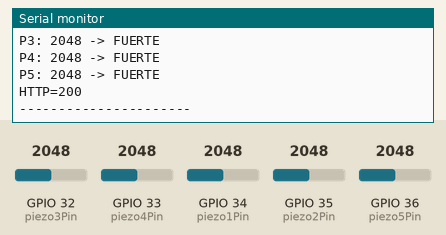
This program was run on a simulated ESP32. On the bench: the last lines printed to the serial monitor. The test bench sets the inputs (shaded band); at power-on: GPIO 32 (piezo3Pin) = 2048, GPIO 33 (piezo4Pin) = 2048, GPIO 34 (piezo1Pin) = 2048, GPIO 35 (piezo2Pin) = 2048, GPIO 36 (piezo5Pin) = 2048 (analog values on the 0–4095 scale). WiFi joins after 1.5 s; servers stay silent unless stated; uploads are accepted with an empty reply.

Above: at 2.7 s.
2.8 s: GPIO 32 (piezo3Pin) set to 860
At 2.87 s:
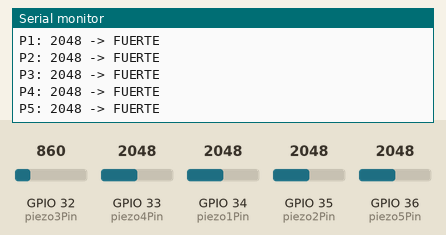
5.8 s: GPIO 33 (piezo4Pin) set to 2866
At 6.48 s:
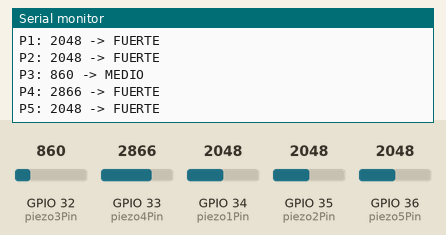
7.3 s: GPIO 34 (piezo1Pin) set to 2866
At 8.5 s:
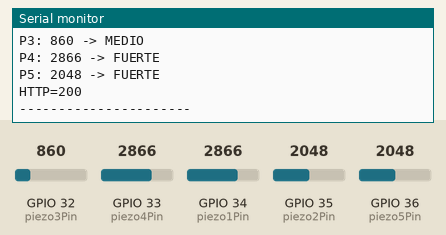
8.8 s: GPIO 35 (piezo2Pin) set to 2866
At 8.88 s:
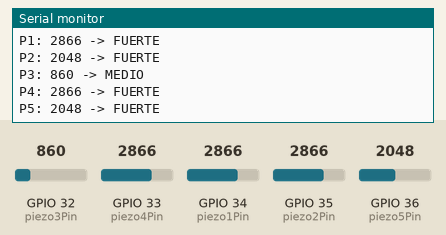
10.3 s: GPIO 36 (piezo5Pin) set to 2866
At 11.7 s:
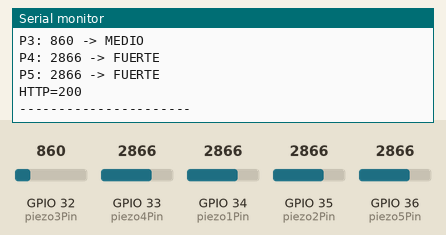
11.8 s: GPIO 32 (piezo3Pin) set to 940
At 12.49 s:
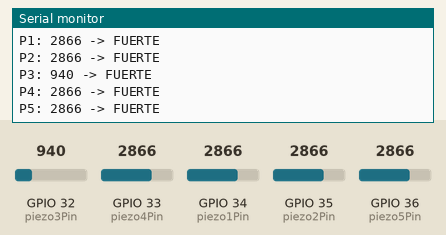
Timing chart, 0 to 14.3 s (numbered marks = the images above; inputs shaded):
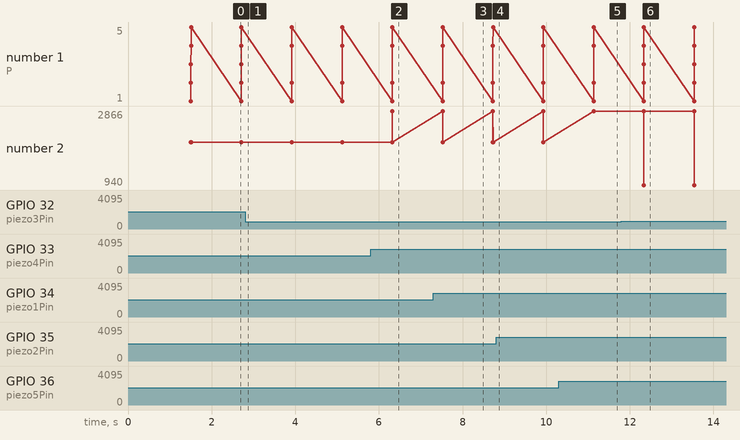

The program:

main.cpp
```cpp
#include <Arduino.h>
#include <WiFi.h>
#include <HTTPClient.h>

// ============================
// WIFI
// ============================
const char* ssid = "Galaxy";
const char* password = "parangaricutirimicuaro";

String scriptURL =
"https://script.google.com/macros/s/AKfycbzewHevecC4D11mBoVNSa_ibbohmU8GuMh_Ehb6020j9hIHo4jEdMzNjuLsBoRuJDnrDQ/exec";

// ============================
// PIEZOS
// ============================
const int piezo1Pin = 34;
const int piezo2Pin = 35;
const int piezo3Pin = 32;
const int piezo4Pin = 33;
const int piezo5Pin = 36;

// ============================
// UMBRALES
// ============================
const int umbralMedio = 550;
const int umbralFuerte = 900;

// ============================
// MAXIMOS
// ============================
int max1 = 0;
int max2 = 0;
int max3 = 0;
int max4 = 0;
int max5 = 0;

unsigned long ultimoReporte = 0;

// ============================
// ENVIO GOOGLE SHEETS
// ============================
void enviarImpactos(
    int p1, String e1,
    int p2, String e2,
    int p3, String e3,
    int p4, String e4,
    int p5, String e5
) {

    if (WiFi.status() != WL_CONNECTED) return;

    HTTPClient http;

    String url = scriptURL +
        "?tipo=PIEZO" +
        "&p1=" + String(p1) +
        "&e1=" + e1 +
        "&p2=" + String(p2) +
        "&e2=" + e2 +
        "&p3=" + String(p3) +
        "&e3=" + e3 +
        "&p4=" + String(p4) +
        "&e4=" + e4 +
        "&p5=" + String(p5) +
        "&e5=" + e5;

    http.begin(url);

    int httpCode = http.GET();

    Serial.print("HTTP=");
    Serial.println(httpCode);

    http.end();
}

// ============================
// CLASIFICACION
// ============================
String clasificarImpacto(int valor) {

    if (valor >= umbralFuerte) {
        return "FUERTE";
    }

    if (valor >= umbralMedio) {
        return "MEDIO";
    }

    return "";
}

// ============================
// SETUP
// ============================
void setup() {

    Serial.begin(115200);

    analogReadResolution(12);

    WiFi.begin(ssid, password);

    Serial.print("Conectando WiFi");

    while (WiFi.status() != WL_CONNECTED) {
        delay(500);
        Serial.print(".");
    }

    Serial.println();
    Serial.println("WiFi conectado");
    Serial.print("IP: ");
    Serial.println(WiFi.localIP());

    Serial.println("Prueba de 5 piezos");
}

// ============================
// LOOP
// ============================
void loop() {

    int lectura1 = analogRead(piezo1Pin);
    if (lectura1 > max1) max1 = lectura1;

    int lectura2 = analogRead(piezo2Pin);
    if (lectura2 > max2) max2 = lectura2;

    int lectura3 = analogRead(piezo3Pin);
    if (lectura3 > max3) max3 = lectura3;

    int lectura4 = analogRead(piezo4Pin);
    if (lectura4 > max4) max4 = lectura4;

    int lectura5 = analogRead(piezo5Pin);
    if (lectura5 > max5) max5 = lectura5;

    if (millis() - ultimoReporte >= 1000) {

        String estado1 = clasificarImpacto(max1);
        String estado2 = clasificarImpacto(max2);
        String estado3 = clasificarImpacto(max3);
        String estado4 = clasificarImpacto(max4);
        String estado5 = clasificarImpacto(max5);

        bool huboImpacto = false;

        if (estado1 != "") {
            Serial.print("P1: ");
            Serial.print(max1);
            Serial.print(" -> ");
            Serial.println(estado1);
            huboImpacto = true;
        }

        if (estado2 != "") {
            Serial.print("P2: ");
            Serial.print(max2);
            Serial.print(" -> ");
            Serial.println(estado2);
            huboImpacto = true;
        }

        if (estado3 != "") {
            Serial.print("P3: ");
            Serial.print(max3);
            Serial.print(" -> ");
            Serial.println(estado3);
            huboImpacto = true;
        }

        if (estado4 != "") {
            Serial.print("P4: ");
            Serial.print(max4);
            Serial.print(" -> ");
            Serial.println(estado4);
            huboImpacto = true;
        }

        if (estado5 != "") {
            Serial.print("P5: ");
            Serial.print(max5);
            Serial.print(" -> ");
            Serial.println(estado5);
            huboImpacto = true;
        }

        if (huboImpacto) {

            enviarImpactos(
                estado1 != "" ? max1 : 0, estado1,
                estado2 != "" ? max2 : 0, estado2,
                estado3 != "" ? max3 : 0, estado3,
                estado4 != "" ? max4 : 0, estado4,
                estado5 != "" ? max5 : 0, estado5
            );

            Serial.println("----------------------");
        }

        max1 = 0;
        max2 = 0;
        max3 = 0;
        max4 = 0;
        max5 = 0;

        ultimoReporte = millis();
    }
}
```

Measured:
- after the input at 5.8 s, the serial monitor: prints a new line after 0.52 s (image 2)
- after the input at 7.3 s, the serial monitor: prints a new line after 0.22 s (image 3)
- after the input at 10.3 s, the serial monitor: prints a new line after 0.84 s (image 5)
- after the input at 11.8 s, the serial monitor: prints a new line after 0.54 s (image 6)
